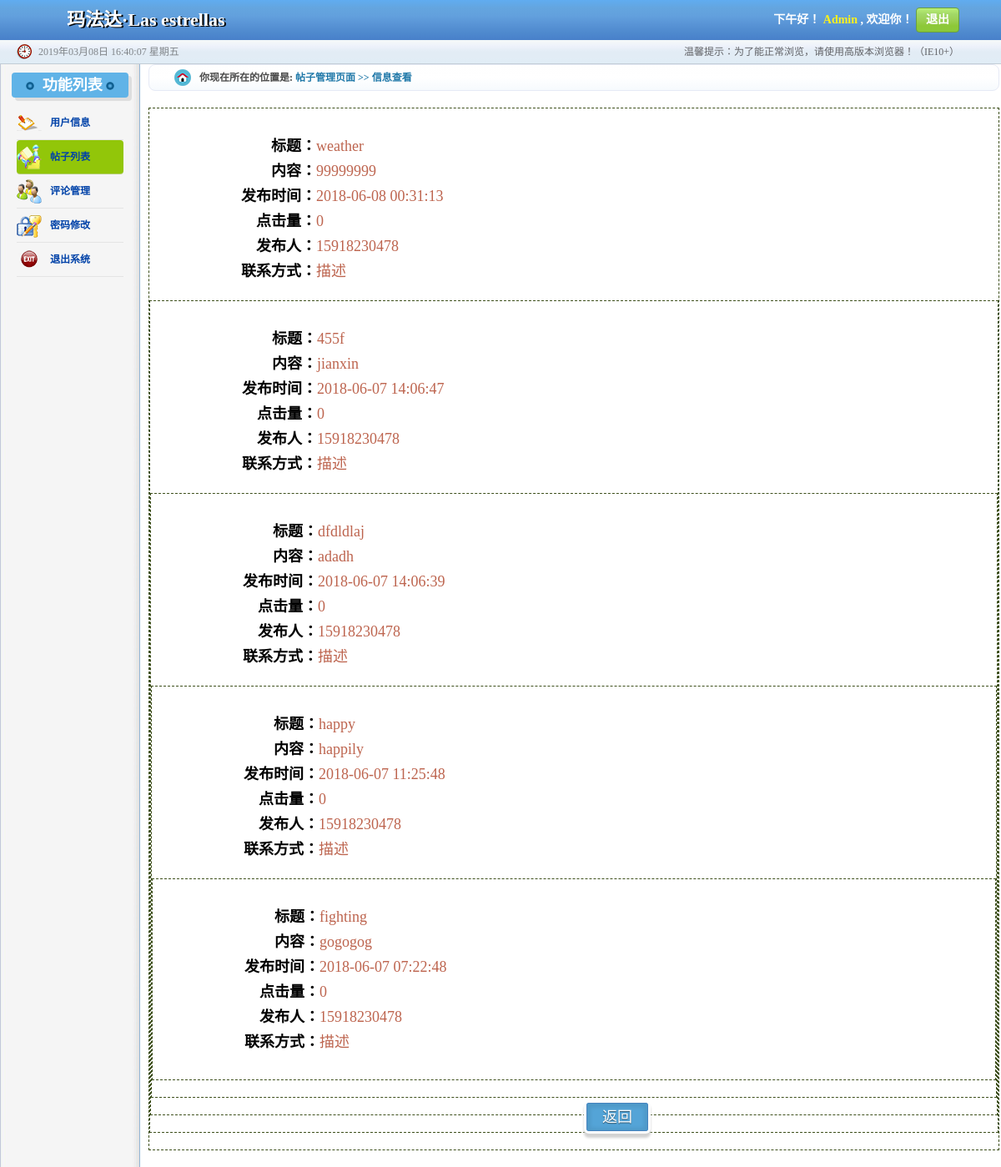
/providerView.php, run on the app's committed database.
### tables this page shows
CREATE TABLE `contents` (
  `contents_id` int(5) NOT NULL AUTO_INCREMENT,
  `user_id` int(5) DEFAULT NULL,
  `category_id` int(5) DEFAULT NULL,
  `title` varchar(20) DEFAULT NULL,
  `content` varchar(200) DEFAULT NULL,
  `publish_time` datetime DEFAULT NULL,
  `clicked` int(100) DEFAULT NULL,
  `attachment` varchar(50) DEFAULT NULL,
  PRIMARY KEY (`contents_id`),
  KEY `category_id` (`category_id`),
  KEY `user_id` (`user_id`),
  CONSTRAINT `contents_ibfk_1` FOREIGN KEY (`category_id`) REFERENCES `category` (`category_id`),
  CONSTRAINT `contents_ibfk_2` FOREIGN KEY (`user_id`) REFERENCES `users` (`user_id`)
);

### providerView.php (the view, shortened to what this page needs)
<!DOCTYPE html>
<html>
<head lang="en">
    <link rel="stylesheet" href="css/public.css"/>
    <link rel="stylesheet" href="css/style.css"/>
</head>
<body>
<header class="publicHeader">
    <h1>玛法达·Las estrellas</h1>
    <div class="publicHeaderR">
        <p><span>下午好！</span><span style="color: #fff21b"> Admin</span> , 欢迎你！</p>
        <a href="login.php">退出</a>
    </div>
</header>
<section class="publicTime">
    <span id="time">2015年1月1日 11:11  星期一</span>
    <a href="#">温馨提示：为了能正常浏览，请使用高版本浏览器！（IE10+）</a>
</section>
<section class="publicMian ">
    <div class="left">
        <h2 class="leftH2"><span class="span1"></span>功能列表 <span></span></h2>
        <nav>
            <ul class="list">
                <li><a href="billList.php">用户信息</a></li>
                <li id="active"><a href="providerList.php">帖子列表</a></li>
                <li><a href="userList.php">评论管理</a></li>
                <li><a href="password.php">密码修改</a></li>
                <li><a href="login.php">退出系统</a></li>
            </ul>
        </nav>
    </div>
    <div class="right">
        <div class="location">
            <strong>你现在所在的位置是:</strong>
            <span>帖子管理页面 >> 信息查看</span>
        </div>
       <?php
    $search_sql="select * from contents order by contents_id desc";
  	$result_set=mysql_query($search_sql);
	while($row=mysql_fetch_array($result_set))
	{?>
        <div class="providerView">
            <p><strong>标题：</strong><span><?php echo $row['title']?></span></p>
            <p><strong>内容：</strong><span><?php echo $row['content']?></span></p>
            <p><strong>发布时间：</strong><span><?php echo $row['publish_time']?></span></p>
            <p><strong>点击量：</strong><span><?php echo $row['clicked']?></span></p>
            <p><strong>发布人：</strong><span>15918230478</span></p>
            <p><strong>联系方式：</strong><span>描述</span></p>
            <?php
  }
?>
            <a href="providerList.php">返回</a>
        </div>
    </div>
</section>
</body>
</html>

### css/public.css (style rules this page uses)
* { margin: 0; padding: 0; }
body { font-size: 12px; background: #4287c2; }
a { text-decoration: none; }
li { list-style: none; }
.publicHeader { height: 48px; line-height: 48px; font-size: 14px; background: linear-gradient(to bottom,#60acf0,#64a5df,#62a0dd,#5994d6,#4f8ace,#4880ca); background:-webkit-linear-gradient(to bottom,#60acf0,#64a5df,#62a0dd,#5994d6,#4f8ace,#4880ca); background:-moz-linear-gradient(to bottom,#60acf0,#64a5df,#62a0dd,#5994d6,#4f8ace,#4880ca); background:-ms-linear-gradient(to bottom,#60acf0,#64a5df,#62a0dd,#5994d6,#4f8ace,#4880ca); }
.publicHeader h1 { float: left; color: #fff; font-size: 22px; padding-left:80px; text-shadow: 2px 1px #000; background: url("../img/buy.png") 30px center no-repeat; }
.publicHeaderR { float: right; color: #fff; margin-right: 50px; }
.publicHeaderR p { display: inline-block; font-weight: bold; }
.publicHeaderR a { width: 50px; height: 28px; display: inline-block; border: 1px solid #679e43; background: linear-gradient(to bottom,#baf076,#a2d866,#9cd055,#8dc838,#8bc93a); line-height: 28px; text-align: center; border-radius: 4px; font-weight: bold; color: #fff; }
.publicTime { height: 28px; line-height: 28px; font-size: 12px; background: linear-gradient(to bottom,#f5f9f8,#eef2fb,#e2ecf5,#e2ecf5,#e0edf6); padding-left: 20px; color: #808589; }
#time { float: left; background: url("../img/time.png") 0 center no-repeat; padding-left: 26px; }
.publicTime a { float: right; margin-right: 50px; color: #626367; }
.publicMian { border-top: 1px solid #c2ccd5; display: flex; display: -webkit-flex; background: #fff; }
.left { width: 168px; background: url("../img/leftBg.png") 0 0 repeat-y; margin-right: 10px; min-height: 520px; }
.leftH2 { width: 140px; height: 30px; border-radius: 4px; line-height: 30px; text-align: center; color: #fff; background: #60b3e7; margin: 10px auto; box-shadow:4px 4px rgba(212,212,212,0.7); }
.leftH2 span { width: 10px; height: 10px; display: inline-block; background: radial-gradient(#70c2f4,#3a8dc1, #035384, #4696c7,#83d1f5); border-radius: 50%; }
.span1 { margin-right: 10px; }
.list { margin: 0 20px; font-weight: bold; }
.list li { height: 40px; line-height: 40px; border-bottom: 1px solid rgba(212,212,212,0.5) ; }
.list li:nth-child(1) { background: url("../img/zd.png") 0 center no-repeat; }
.list li:nth-child(2) { background: url("../img/gys.png") 0 center no-repeat; }
.list li:nth-child(3) { background: url("../img/yh.png") 0 center no-repeat; }
.list li:nth-child(4) { background: url("../img/mm.png") 0 center no-repeat; }
.list li:nth-child(5) { background: url("../img/tc.png") 0 center no-repeat; }
.list li:active, #active { background-color: #92c609; border-radius: 4px; }
.list a { color: #0042a8; display: inline-block; padding-left: 40px; width: 90%; }
.right { width: 85%; }
.location { height: 30px; line-height: 30px; border: 1px solid #e6eaf6; border-radius: 8px; background: linear-gradient(to bottom, #fefefe,#ffffff,#f6fafd); color: #4a4a4a; padding-left: 30px; }
.location strong { background: url("../img/home.png") 0 center no-repeat; display: inline-block; padding-left: 30px; }
.location span { color: #2179a9; font-weight: bold; }

### css/style.css (style rules this page uses)
* { margin: 0; padding: 0; }
input[type='submit'], input[type='reset'], .providerView a { width: 30%; cursor: pointer; background: #54a4d7; padding: 6px 18px; font-family: 'BebasNeueRegular', 'Arial Narrow', Arial, sans-serif; color: #fff; font-size: 18px; border: 1px solid #4682be; margin-bottom: 10px; margin-right: 22px; text-shadow: 0 1px 1px rgba(0, 0, 0, 0.5); -webkit-border-radius: 3px; -moz-border-radius: 3px; border-radius: 3px; -webkit-box-shadow: 0px 1px 4px 4px rgba(0, 0, 0, 0.07) inset, 0px 0px 0px 3px rgb(254, 254, 254), 0px 5px 3px 3px rgb(210, 210, 210); -moz-box-shadow: 0px 1px 4px 4px rgba(0, 0, 0, 0.07) inset, 0px 0px 0px 3px rgb(254, 254, 254), 0px 5px 3px 3px rgb(210, 210, 210); box-shadow: 0px 1px 4px 4px rgba(0, 0, 0, 0.07) inset, 0px 0px 0px 3px rgb(254, 254, 254), 0px 5px 3px 3px rgb(210, 210, 210); }
.providerView { margin: 20px 0; font-size: 18px; line-height: 30px; padding-top: 30px; border: 1px dashed #3d4f1b; }
.providerView strong { display: inline-block; width: 200px; text-align: right; }
.providerView span { color: #bd644e; }
.providerView a { margin-left: 520px; position: relative; top: 60px; }

### data on the page
contents: title "weather", content "99999999", publish_time "2018-06-08 00:31:13", clicked "0"
contents: title "455f", content "jianxin", publish_time "2018-06-07 14:06:47", clicked "0"
contents: title "dfdldlaj", content "adadh", publish_time "2018-06-07 14:06:39", clicked "0"
contents: title "happy", content "happily", publish_time "2018-06-07 11:25:48", clicked "0"
contents: title "fighting", content "gogogog", publish_time "2018-06-07 07:22:48", clicked "0"
